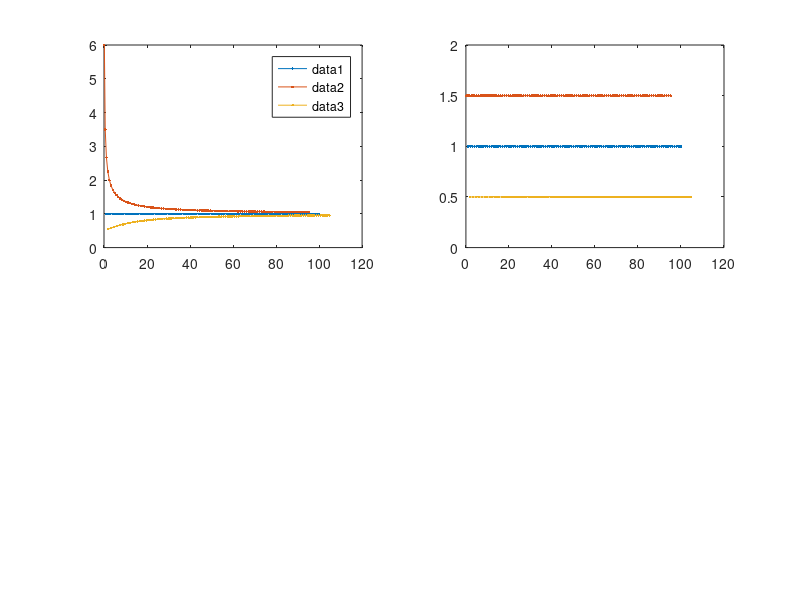

Here is the MATLAB script that generated this plot: (Note: this script raises an error after producing the figure.)
% Continous_space_density

clear
clc

grid_size = 100; %25; % number of points in each dimention.
% a0 = inputs.a0; % lattice constant at rest
rho_0 = 1;
rho_max = 5;
sigma_r = 8;
r_0 = 1:1:grid_size;
size_x = 15;
size_y = size_x;
N_circles = 20;

rho_p = rho_0*(1 + rho_max./r_0);
rho_n = 1./(2./rho_0 - 1./rho_p);

r_p = r_0./rho_p;
r_n = r_0./rho_n;

x_p = [fliplr(r_p), 0, r_p];
y_p = [fliplr(r_p), 0, r_p];

%
%% meshgrid
% xx = 1:1:600;
% yy = 1:1:600;
%
%%
figure(15)
clf
subplot(2,2,1)
plot(r_0,rho_0*ones(size(r_0))','.-')
hold on
plot(r_p,rho_p,'.-')
plot(r_n,rho_n,'.-')
% plot(cumsum(r_p),rho_p,'.-')
% plot(cumsum(r_n),rho_n,'.-')
hold off
legend

subplot(2,2,2)
plot(r_0,1.0*ones(size(r_0)),'.-')
hold on
plot(r_p,1.5*ones(size(r_p)),'.-')
plot(r_n,0.5*ones(size(r_n)),'.-')
ylim([0 2])
hold off
%
%% 2D:
cx_1 = grid_size*0.25;
cy_1 = grid_size*0.5;

cx_2 = grid_size*0.65;
cy_2 = grid_size*0.5;

[theta_1, R0_1] = cart2pol(X0 - cx_1, Y0 - cy_1);
[theta_2, R0_2] = cart2pol(X0 - cx_2, Y0 - cy_2);

RHO2p_1 = rho_0*(1 + rho_max*exp(-0.5*(R0_1./sigma_r).^2));
RHO2p_2 = rho_0*(1 + rho_max*exp(-0.5*(R0_2./sigma_r).^2));

RHO2n_1 = 1./(2./rho_0 - 1./RHO2p_1);
RHO2n_2 = 1./(2./rho_0 - 1./RHO2p_2);

R2p_1 = R0_1./RHO2p_1;
R2n_1 = R0_1./RHO2n_1;

R2p_2 = R0_2./RHO2p_2;
R2n_2 = R0_2./RHO2n_2;

[X2p_1, Y2p_1] = pol2cart(theta_1, R2p_1);
[X2n_2, Y2n_2] = pol2cart(theta_2, R2n_2);
% K2p = (pi/12)*(gradient(R2p_1).^2)/R2p_1.^2;
% K2n = (pi/12)*(gradient(R2n_1).^2)/R2n_1.^2;
% 
% K2p = (4*pi/45)*(gradient(R2p_1).^2)/R2p_1.^2;
% K2n = (4*pi/45)*(gradient(R2n_1).^2)/R2n_1.^2;
%
%%

figure(16)
subplot(2,3,1)
surf(RHO2p_1, 'EdgeColor','none')
hold on
contour3(RHO2p_1, 'k')
hold off

%%%
subplot(2,3,2)
surf(RHO2n_2, 'EdgeColor','none')

%%%
subplot(2,3,3)
surf(RHO2p_1.*RHO2n_2, 'EdgeColor','none')
hold on
contour3(RHO2p_1.*RHO2n_2, 20, 'k')
hold off

%% %
subplot(2,3,4)
surf(X2p_1, Y2p_1, RHO2p_1, 'EdgeColor','none')
% plot(X2p_1, Y2p_1, '.')
hold on
contour3(X2p_1, Y2p_1, RHO2p_1, 'k')
hold off

%% %
subplot(2,3,5)
surf(X2n_2, Y2n_2, RHO2n_2, 'EdgeColor','none')
% plot(X2p_1, Y2p_1, '.')
hold on
contour3(X2n_2, Y2n_2, RHO2n_2, 'k')
hold off

%% %
% subplot(2,3,6)
% surf(X2n_2, Y2n_2, RHO2n_2, 'EdgeColor','none')
% % plot(X2p_1, Y2p_1, '.')
% hold on
% contour3(X2n_2, Y2n_2, RHO2n_2, 'k')
% hold off
